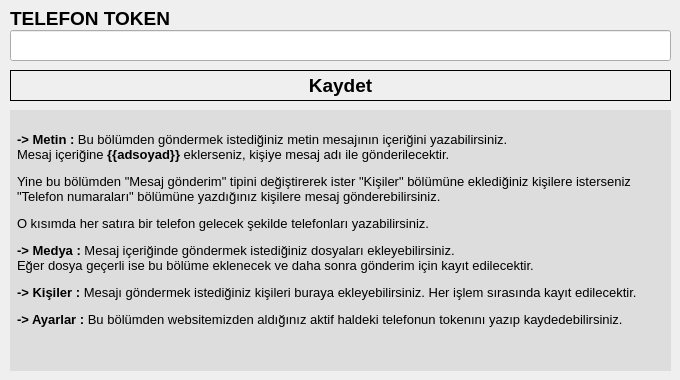
    <widget class="QWidget" name="tab_2">
     <attribute name="title">
      <string>Ayarlar</string>
     </attribute>
     <widget class="QLabel" name="label">
      <property name="geometry">
       <rect>
        <x>10</x>
        <y>10</y>
        <width>661</width>
        <height>16</height>
       </rect>
      </property>
      <property name="font">
       <font>
        <pointsize>14</pointsize>
        <weight>75</weight>
        <bold>true</bold>
       </font>
      </property>
      <property name="text">
       <string>TELEFON TOKEN</string>
      </property>
     </widget>
     <widget class="QLineEdit" name="txtToken">
      <property name="geometry">
       <rect>
        <x>10</x>
        <y>30</y>
        <width>661</width>
        <height>31</height>
       </rect>
      </property>
      <property name="font">
       <font>
        <pointsize>14</pointsize>
        <weight>75</weight>
        <bold>true</bold>
       </font>
      </property>
      <property name="text">
       <string/>
      </property>
     </widget>
     <widget class="QPushButton" name="btnTokenKaydet">
      <property name="geometry">
       <rect>
        <x>10</x>
        <y>70</y>
        <width>661</width>
        <height>31</height>
       </rect>
      </property>
      <property name="font">
       <font>
        <pointsize>14</pointsize>
        <weight>75</weight>
        <bold>true</bold>
       </font>
      </property>
      <property name="styleSheet">
       <string notr="true">border:1px solid;</string>
      </property>
      <property name="text">
       <string>Kaydet</string>
      </property>
     </widget>
     <widget class="QLabel" name="label_6">
      <property name="geometry">
       <rect>
        <x>10</x>
        <y>110</y>
        <width>661</width>
        <height>261</height>
       </rect>
      </property>
      <property name="font">
       <font>
        <pointsize>10</pointsize>
       </font>
      </property>
      <property name="styleSheet">
       <string notr="true">background-color:#DDD;padding:4px;</string>
      </property>
      <property name="text">
       <string>&lt;html&gt;&lt;head/&gt;&lt;body&gt;&lt;p&gt;&lt;span style=&quot; font-weight:600;&quot;&gt;&lt;br/&gt;-&amp;gt; Metin :&lt;/span&gt; Bu bölümden göndermek istediğiniz metin mesajının içeriğini yazabilirsiniz.&lt;br/&gt;Mesaj içeriğine &lt;span style=&quot; font-weight:600;&quot;&gt;{{adsoyad}}&lt;/span&gt; eklerseniz, kişiye mesaj adı ile gönderilecektir.&lt;/p&gt;&lt;p&gt;Yine bu bölümden &amp;quot;Mesaj gönderim&amp;quot; tipini değiştirerek ister &amp;quot;Kişiler&amp;quot; bölümüne eklediğiniz kişilere isterseniz &amp;quot;Telefon numaraları&amp;quot; bölümüne yazdığınız kişilere mesaj gönderebilirsiniz.&lt;/p&gt;&lt;p&gt;O kısımda her satıra bir telefon gelecek şekilde telefonları yazabilirsiniz.&lt;/p&gt;&lt;p&gt;&lt;span style=&quot; font-weight:600;&quot;&gt;-&amp;gt; Medya :&lt;/span&gt; Mesaj içeriğinde göndermek istediğiniz dosyaları ekleyebilirsiniz.&lt;br/&gt;Eğer dosya geçerli ise bu bölüme eklenecek ve daha sonra gönderim için kayıt edilecektir.&lt;/p&gt;&lt;p&gt;&lt;span style=&quot; font-weight:600;&quot;&gt;-&amp;gt; Kişiler : &lt;/span&gt;Mesajı göndermek istediğiniz kişileri buraya ekleyebilirsiniz. Her işlem sırasında kayıt edilecektir.&lt;/p&gt;&lt;p&gt;&lt;span style=&quot; font-weight:600;&quot;&gt;-&amp;gt; Ayarlar : &lt;/span&gt;Bu bölümden websitemizden aldığınız aktif haldeki telefonun tokenını yazıp kaydedebilirsiniz.&lt;/p&gt;&lt;/body&gt;&lt;/html&gt;</string>
      </property>
      <property name="textFormat">
       <enum>Qt::RichText</enum>
      </property>
      <property name="alignment">
       <set>Qt::AlignLeading|Qt::AlignLeft|Qt::AlignTop</set>
      </property>
      <property name="wordWrap">
       <bool>true</bool>
      </property>
     </widget>
    </widget>
